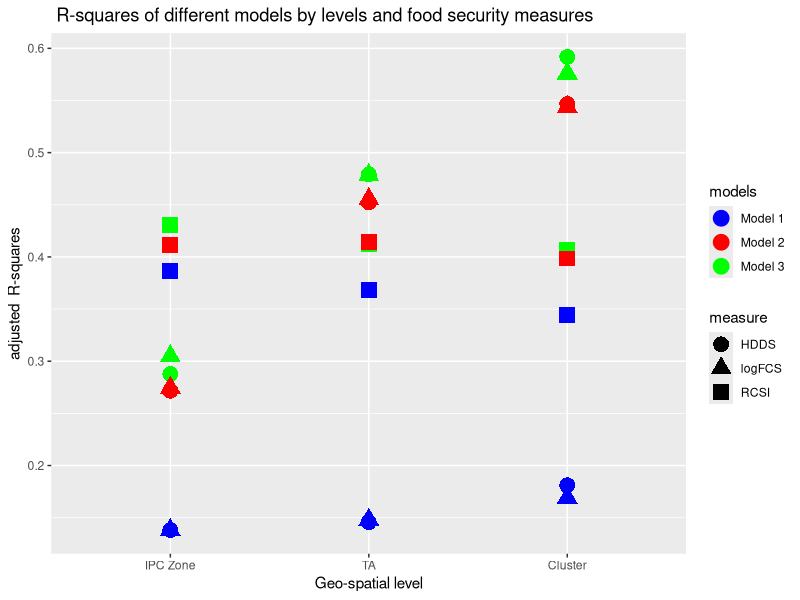

The R script that drew this image:

library("reshape2")
library("ggplot2")
library("zoo")
##### r square plots #########
r2<-read.csv("data/r2_cluster.csv",header=FALSE,sep="")
colnames(r2)<-c("model","rsquare")

string_list<- strsplit(as.character(r2$model),split="_")
r2_list<- strsplit(as.character(r2$rsquare),split=",")

for (i in 1:nrow(r2)){
  r2$measure[i] <-(string_list[[i]][1])
  r2$level[i] <-(string_list[[i]][2])
  r2$model_num[i] <-(string_list[[i]][4])
  r2$rsquares[i] <-as.numeric(r2_list[[i]][1])
}

class(r2$rsquare)

r2<-r2[,3:ncol(r2)]

r2$level[r2$level=="ipczone"]<-"IPC Zone"
r2$level[r2$level=="clust"]<-"Cluster"
r2$model_num[r2$model_num=="m1"]<-"Model 1"
r2$model_num[r2$model_num=="m2"]<-"Model 2"
r2$model_num[r2$model_num=="m3"]<-"Model 3"



ord <- c("IPC Zone","TA","Cluster")
r2$level <- factor(r2$level,levels=ord)

r2$models <- factor(r2$model_num)


rplot<-ggplot(r2, aes(x =level, y = rsquares,colour =models,shape = measure))+ geom_point(size=5) 
rplot<-rplot + labs(title =" R-squares of different models by levels and food security measures", x = "Geo-spatial level", y = "adjusted  R-squares")
print(rplot + scale_colour_manual(values = c("Blue", "Red", "Green")))

# ggplot(r2, aes(x =level, y = rsquares,colour = as.factor(model_num),)) + geom_boxplot() + facet_grid(~measure)+ggtitle("R-squares of different models by levels and food security measures")
#ggplot(r2, aes(x =level, y = rsquares)) + geom_boxplot() + facet_grid(~measure)+ggtitle("R-squares of different models by levels and food security measures")


